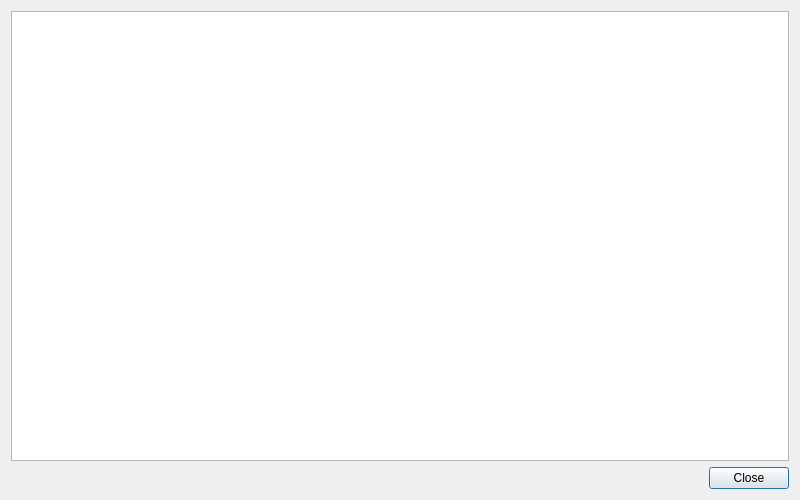
<?xml version="1.0" encoding="UTF-8"?>
<ui version="4.0">
 <class>HelpDialog</class>
 <widget class="QDialog" name="HelpDialog">
  <property name="geometry">
   <rect>
    <x>0</x>
    <y>0</y>
    <width>800</width>
    <height>500</height>
   </rect>
  </property>
  <property name="windowTitle">
   <string>Clustering Visualization Help</string>
  </property>
  <layout class="QVBoxLayout" name="verticalLayout">
   <item>
    <widget class="QTextBrowser" name="tbHelpText">
     <property name="openExternalLinks">
      <bool>true</bool>
     </property>
    </widget>
   </item>
   <item>
    <widget class="QDialogButtonBox" name="buttonBox">
     <property name="orientation">
      <enum>Qt::Horizontal</enum>
     </property>
     <property name="standardButtons">
      <set>QDialogButtonBox::Close</set>
     </property>
    </widget>
   </item>
  </layout>
 </widget>
 <resources/>
 <connections>
  <connection>
   <sender>buttonBox</sender>
   <signal>accepted()</signal>
   <receiver>HelpDialog</receiver>
   <slot>accept()</slot>
   <hints>
    <hint type="sourcelabel">
     <x>248</x>
     <y>254</y>
    </hint>
    <hint type="destinationlabel">
     <x>157</x>
     <y>274</y>
    </hint>
   </hints>
  </connection>
  <connection>
   <sender>buttonBox</sender>
   <signal>rejected()</signal>
   <receiver>HelpDialog</receiver>
   <slot>reject()</slot>
   <hints>
    <hint type="sourcelabel">
     <x>316</x>
     <y>260</y>
    </hint>
    <hint type="destinationlabel">
     <x>286</x>
     <y>274</y>
    </hint>
   </hints>
  </connection>
 </connections>
</ui>
